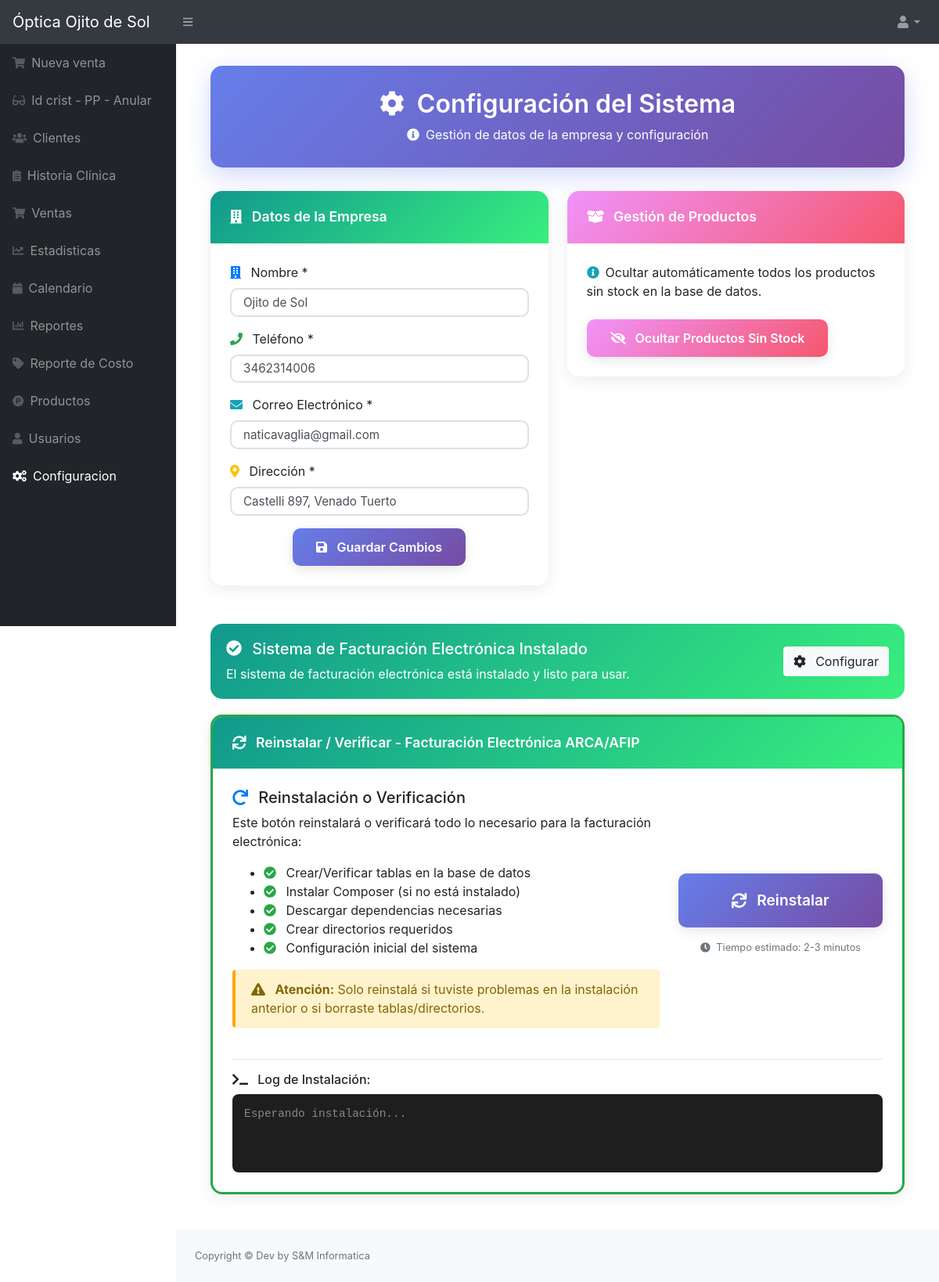
The page /src/configuracion_sistema.php (signed in) on the database its author committed.
### tables this page shows
CREATE TABLE `configuracion` (
  `id` int NOT NULL,
  `nombre` varchar(100) NOT NULL,
  `telefono` varchar(15) NOT NULL,
  `email` varchar(100) NOT NULL,
  `direccion` text NOT NULL
);

### src/configuracion_sistema.php (the view, shortened to what this page needs)
<?php
require_once "../conexion.php";
include_once "includes/header.php";
$query = mysqli_query($conexion, "SELECT * FROM configuracion");
$data = mysqli_fetch_assoc($query);
?>
<div class="config-container fade-in-container">
    <div class="page-header-modern">
        <h2><i class="fas fa-cog mr-2"></i> Configuración del Sistema</h2>
        <p class="mb-0 mt-2"><i class="fas fa-info-circle mr-1"></i> Gestión de datos de la empresa y configuración</p>
    </div>
    <div class="row">
        <div class="col-md-6">
            <div class="card card-modern">
                <div class="card-header-modern">
                    <i class="fas fa-building mr-2"></i> Datos de la Empresa
                </div>
                <div class="card-body card-body-modern">
                    <form action="" method="post">
                        <div class="form-group">
                            <label><i class="fas fa-building mr-2 text-primary"></i> Nombre *</label>
                            <input type="text" name="nombre" class="form-control form-control-modern" value="<?php echo htmlspecialchars($data['nombre']); ?>" placeholder="Nombre de la Empresa" required>
                        </div>
                        <div class="form-group">
                            <label><i class="fas fa-phone mr-2 text-success"></i> Teléfono *</label>
                            <input type="text" name="telefono" class="form-control form-control-modern" value="<?php echo htmlspecialchars($data['telefono']); ?>" placeholder="Teléfono de la Empresa" required>
                        </div>
                        <div class="form-group">
                            <label><i class="fas fa-envelope mr-2 text-info"></i> Correo Electrónico *</label>
                            <input type="email" name="email" class="form-control form-control-modern" value="<?php echo htmlspecialchars($data['email']); ?>" placeholder="Correo de la Empresa" required>
                        </div>
                        <div class="form-group">
                            <label><i class="fas fa-map-marker-alt mr-2 text-warning"></i> Dirección *</label>
                            <input type="text" name="direccion" class="form-control form-control-modern" value="<?php echo htmlspecialchars($data['direccion']); ?>" placeholder="Dirección de la Empresa" required>
                        </div>
                        <div class="text-center">
                            <button type="submit" class="btn btn-modern btn-modern-primary">
                                <i class="fas fa-save mr-2"></i> Guardar Cambios
                            </button>
                        </div>
                    </form>
                </div>
            </div>
        </div>
        <div class="col-md-6">
            <div class="card card-modern">
                <div class="card-header-modern card-header-modern-warning">
                    <i class="fas fa-box-open mr-2"></i> Gestión de Productos
                </div>
                <div class="card-body card-body-modern">
                    <p class="mb-4"><i class="fas fa-info-circle text-info mr-2"></i>Ocultar automáticamente todos los productos sin stock en la base de datos.</p>
                    <button type="button" class="btn btn-modern btn-modern-warning" id="btnOcultarProductos">
                        <i class="fas fa-eye-slash mr-2"></i> Ocultar Productos Sin Stock
                    </button>
                </div>
            </div>
        </div>
    </div>
    <?php
    $facturacion_instalada = file_exists(__DIR__ . '/../.facturacion_installed');
    $tabla_existe = mysqli_query($conexion, "SHOW TABLES LIKE 'facturacion_config'");
    $sistema_instalado = $facturacion_instalada || ($tabla_existe && mysqli_num_rows($tabla_existe) > 0);
    ?>
    <div class="row mt-4">
        <div class="col-12">
            <?php if ($sistema_instalado) { ?>
            <div class="alert" style="background: linear-gradient(135deg, #11998e 0%, #38ef7d 100%); color: white; border: none; border-radius: 15px; padding: 20px; margin-bottom: 20px;">
                <div class="d-flex justify-content-between align-items-center">
                    <div>
                        <h5><i class="fas fa-check-circle mr-2"></i> Sistema de Facturación Electrónica Instalado</h5>
                        <p class="mb-0">El sistema de facturación electrónica está instalado y listo para usar.</p>
                    </div>
                    <a href="configuracion_facturacion.php" class="btn btn-light">
                        <i class="fas fa-cog mr-2"></i> Configurar
                    </a>
                </div>
            </div>
            <?php } ?>
            <div class="card card-modern" style="border: 3px solid <?php echo $sistema_instalado ? '#28a745' : '#667eea'; ?>;">
                <div class="card-header-modern" style="background: linear-gradient(135deg, <?php echo $sistema_instalado ? '#11998e 0%, #38ef7d' : '#667eea 0%, #764ba2'; ?> 100%);">
                    <i class="fas fa-<?php echo $sistema_instalado ? 'sync' : 'bolt'; ?> mr-2"></i>
                    <?php echo $sistema_instalado ? 'Reinstalar / Verificar' : 'Instalación Automática'; ?> - Facturación Electrónica ARCA/AFIP
                </div>
                <div class="card-body card-body-modern">
                    <div class="row">
                        <div class="col-md-8">
                            <h5>
                                <i class="fas fa-<?php echo $sistema_instalado ? 'redo' : 'magic'; ?> mr-2 text-primary"></i>
                                <?php echo $sistema_instalado ? 'Reinstalación o Verificación' : 'Instalación de Un Solo Click'; ?>
                            </h5>
                            <p class="mb-3">Este botón <?php echo $sistema_instalado ? 'reinstalará o verificará' : 'instalará y configurará automáticamente'; ?> todo lo necesario para la facturación electrónica:</p>
                            <ul class="mb-3">
                                <li><i class="fas fa-check-circle text-success mr-2"></i> Crear/Verificar tablas en la base de datos</li>
                                <li><i class="fas fa-check-circle text-success mr-2"></i> Instalar Composer (si no está instalado)</li>
                                <li><i class="fas fa-check-circle text-success mr-2"></i> Descargar dependencias necesarias</li>
                                <li><i class="fas fa-check-circle text-success mr-2"></i> Crear directorios requeridos</li>
                                <li><i class="fas fa-check-circle text-success mr-2"></i> Configuración inicial del sistema</li>
                            </ul>
                            <?php if ($sistema_instalado) { ?>
                            <div class="alert alert-warning" style="border-left: 4px solid #ffa500;">
                                <i class="fas fa-exclamation-triangle mr-2"></i> <strong>Atención:</strong> Solo reinstalá si tuviste problemas en la instalación anterior o si borraste tablas/directorios.
                            </div>
                            <?php } else { ?>
                            <div class="alert alert-info" style="border-left: 4px solid #667eea;">
                                <i class="fas fa-info-circle mr-2"></i> <strong>Nota:</strong> Este proceso instalará todo lo necesario para la facturación electrónica.
                            </div>
                            <?php } ?>
                        </div>
                        <div class="col-md-4 text-center d-flex flex-column justify-content-center">
                            <button type="button" class="btn btn-lg btn-modern btn-modern-primary mb-3" id="btnInstalarFacturacion" style="font-size: 1.2rem; padding: 20px;">
                                <i class="fas fa-<?php echo $sistema_instalado ? 'sync' : 'rocket'; ?> mr-2"></i>
                                <?php echo $sistema_instalado ? 'Reinstalar' : 'Instalar Ahora'; ?>
                            </button>
                            <small class="text-muted">
                                <i class="fas fa-clock mr-1"></i> Tiempo estimado: 2-3 minutos
                            </small>
                        </div>
                    </div>
                    <div id="resultado-instalacion" class="mt-4">
                        <hr>
                        <h6><i class="fas fa-terminal mr-2"></i> Log de Instalación:</h6>
                        <div id="log-instalacion" style="background: #1e1e1e; color: #00ff00; padding: 15px; border-radius: 8px; max-height: 400px; overflow-y: auto; font-family: monospace; font-size: 0.9rem; min-height: 100px;">
                            <span style="color: #888;">Esperando instalación...</span>
                        </div>
                    </div>
                </div>
            </div>
        </div>
    </div>
</div>
<?php include_once "includes/footer.php"; ?>

### src/configuracion_sistema.php (style rules this page uses)
.config-container { max-width: 1200px; margin: 0 auto; padding: 20px; }
.page-header-modern { background: linear-gradient(135deg, #667eea 0%, #764ba2 100%); color: white; padding: 30px; border-radius: 15px; margin-bottom: 30px; box-shadow: 0 10px 30px rgba(102, 126, 234, 0.3); text-align: center; }
.page-header-modern h2 { margin: 0; font-weight: 600; font-size: 2rem; }
.card-modern { border: none; border-radius: 15px; box-shadow: 0 5px 20px rgba(0, 0, 0, 0.08); transition: transform 0.3s, box-shadow 0.3s; margin-bottom: 25px; overflow: hidden; }
.card-header-modern { background: linear-gradient(135deg, #11998e 0%, #38ef7d 100%); color: white; padding: 20px 25px; font-weight: 600; font-size: 1.1rem; border: none; }
.card-header-modern-warning { background: linear-gradient(135deg, #f093fb 0%, #f5576c 100%); color: white; }
.card-body-modern { padding: 25px; }
.form-control-modern { border: 2px solid #e0e0e0; border-radius: 10px; padding: 12px 15px; font-size: 0.95rem; transition: all 0.3s; }
.btn-modern { border-radius: 10px; padding: 12px 30px; font-weight: 600; transition: all 0.3s; border: none; font-size: 1rem; box-shadow: 0 4px 15px rgba(0, 0, 0, 0.1); }
.btn-modern-primary { background: linear-gradient(135deg, #667eea 0%, #764ba2 100%); color: white; }
.btn-modern-warning { background: linear-gradient(135deg, #f093fb 0%, #f5576c 100%); color: white; }
.fade-in-container { animation: fadeIn 0.6s ease-in; }

### rows shown on the page
configuracion: nombre "Ojito de Sol", telefono "3462314006", email "naticavaglia@gmail.com", direccion "Castelli 897, Venado Tuerto"
